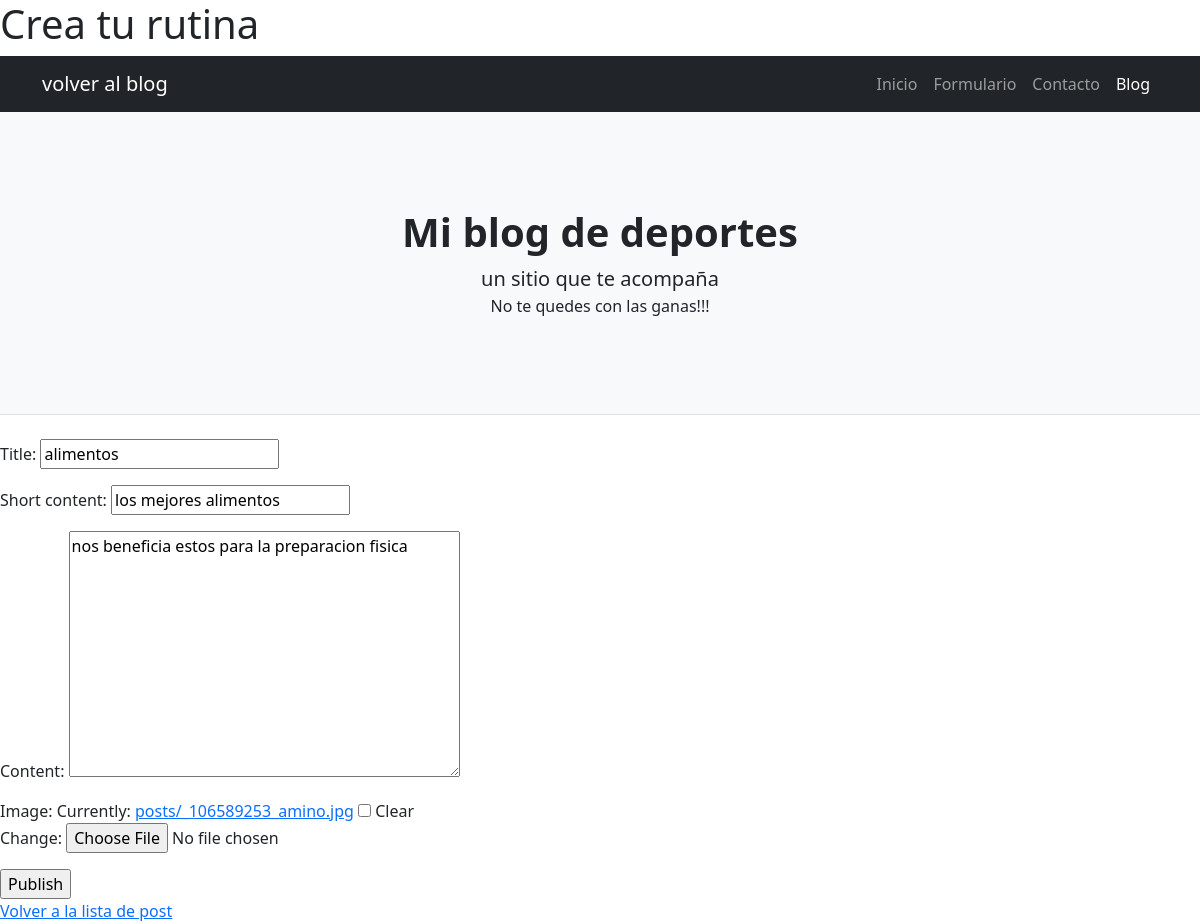
/blog/update/5/, run on an earlier commit of the app's database.
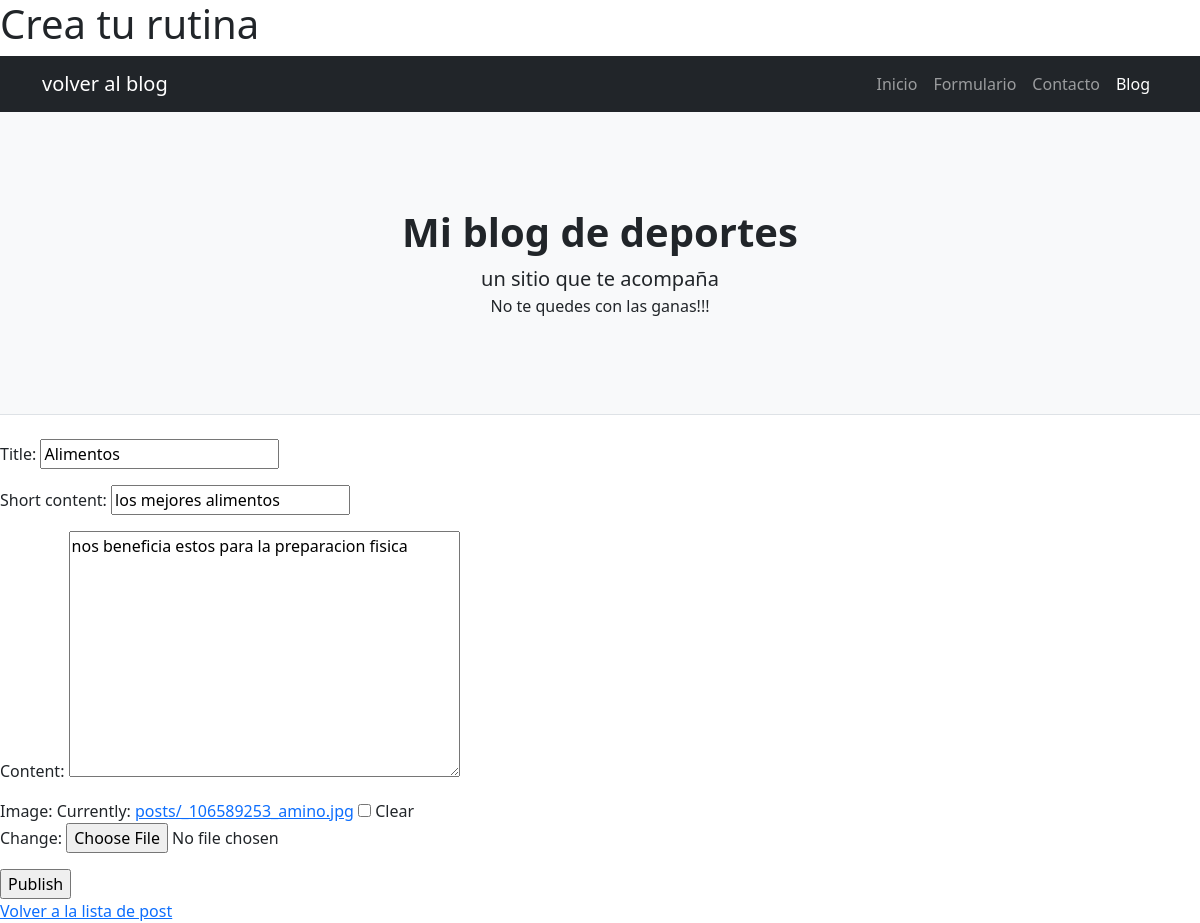
And on a later commit of the database.
### blog/models.py (models this page shows, shortened)
class Post(models.Model):
    title = models.CharField(max_length=100)
    short_content = models.CharField(max_length=255)
    content = models.TextField(max_length=3000)
    date_published = models.DateTimeField(auto_now_add=True)
    image = models.ImageField(upload_to="posts", null=True, blank=True)

### blog/views.py (the view)
# urls.py: path('update/<int:pk>/', UpdatePost.as_view(), name="update-post"),
class UpdatePost(UpdateView):
    model = Post
    fields = ['title', 'short_content', 'content', 'image']
    success_url = reverse_lazy("list-post")

### blog/templates/blog/post_form.html (shortened to what this page needs)
<!DOCTYPE html>
<html lang="en">
<head>
</head>
<h1>Crea tu rutina</h1>
<body>
    {% extends 'blog/base.html' %}
    {% block contenido %}
        <form  enctype='multipart/form-data' method="post">
            {{form.as_p}}
            <input type="submit" value="Publish">
        </form>
        <a href="{% url 'list-post' %}">Volver a la lista de post</a>
    </body>
    </html>
    {% endblock %}

What changed in the data, as far as the page shows it:
changed Post "los mejores alimentos": title "alimentos" → "Alimentos"
